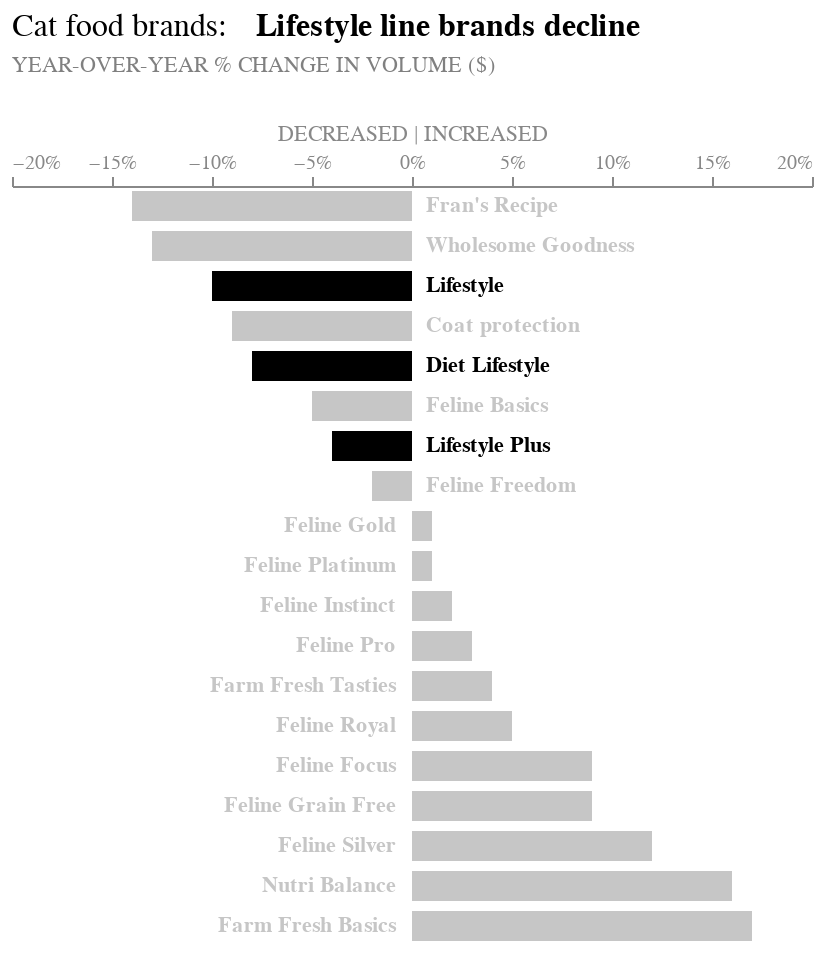

The code cell stored with this chart in its notebook:
### Code cell
title_bw = alt.Chart(
    {"values": [{"text":  ["Cat food brands:"]}]}
    ).mark_text(
        size = 16, align = "left", dx = -200, dy = -270, fontWeight = 'normal', color = 'black'
        ).encode(
            text = "text:N"
            )

title_bw_bold = alt.Chart(
    {"values": [{"text":  [
        'Lifestyle line brands decline'
         ]}]}
).mark_text(size = 16, align = "left", dx = -78, dy = -270, fontWeight = 700, color = 'black').encode(
    text = "text:N"
)

subtitle_bw = alt.Chart(
    {"values": [{"text":  [
        "YEAR-OVER-YEAR % CHANGE IN VOLUME ($)"
         ]}]}
).mark_text(size = 11, align = "left", dx = -200, dy = -250, fontWeight = 'normal', color = 'gray').encode(
    text = "text:N"
)



lifestyle = chart_bw + label1_bw + label2_bw + title_bw + title_bw_bold + subtitle_bw

lifestyle.properties(width = 400).configure_view(stroke = None)

### Figure 1 — Vega-Lite specification as saved in the notebook (floating-point values rounded to 4 significant figures)
{"config": {"view": {"continuousWidth": 300, "continuousHeight": 300, "stroke": null}}, "layer": [{"data": {"name": "data-9ee411e192bdf834e5a77b44a346fa8f"}, "mark": {"type": "bar", "size": 15}, "encoding": {"color": {"condition": {"test": "(datum.Brands == \"Lifestyle\"|datum.Brands == \"Diet Lifestyle\"|datum.Brands == \"Lifestyle Plus\")", "value": "black"}, "value": "#c6c6c6"}, "x": {"axis": {"format": "%", "grid": false, "labelColor": "#888888", "orient": "top", "titleColor": "#888888", "titleFontWeight": "normal"}, "field": "Change", "scale": {"domain": [-0.2, 0.2]}, "title": "DECREASED | INCREASED", "type": "quantitative"}, "y": {"axis": null, "field": "Brands", "sort": null, "type": "nominal"}}}, {"data": {"name": "data-0cc3663d469e54c83c8449d2705bfe37"}, "mark": {"type": "text", "align": "left", "fontWeight": 700}, "encoding": {"color": {"condition": {"test": "(datum.Brands == \"Lifestyle\"|datum.Brands == \"Diet Lifestyle\"|datum.Brands == \"Lifestyle Plus\")", "value": "black"}, "value": "#c6c6c6"}, "text": {"field": "Brands", "type": "nominal"}, "x": {"value": 207}, "y": {"field": "Brands", "sort": null, "type": "nominal"}}}, {"data": {"name": "data-ec5f7c8dc3e548f95008aa754a246610"}, "mark": {"type": "text", "align": "right", "color": "#c6c6c6", "fontWeight": 700}, "encoding": {"text": {"field": "Brands", "type": "nominal"}, "x": {"value": 192}, "y": {"field": "Brands", "sort": null, "type": "nominal"}}}, {"data": {"name": "data-61ed60cd51bbea95a6d688536e3e2c35"}, "mark": {"type": "text", "align": "left", "color": "black", "dx": -200, "dy": -270, "fontWeight": "normal", "size": 16}, "encoding": {"text": {"field": "text", "type": "nominal"}}}, {"data": {"name": "data-2750fc8342e1c69ffe882ae24c231e24"}, "mark": {"type": "text", "align": "left", "color": "black", "dx": -78, "dy": -270, "fontWeight": 700, "size": 16}, "encoding": {"text": {"field": "text", "type": "nominal"}}}, {"data": {"name": "data-ba11cdcb5208607813ec99b1dd569bab"}, "mark": {"type": "text", "align": "left", "color": "gray", "dx": -200, "dy": -250, "fontWeight": "normal", "size": 11}, "encoding": {"text": {"field": "text", "type": "nominal"}}}], "width": 400, "$schema": "https://vega.github.io/schema/vega-lite/v5.15.1.json", "datasets": {"data-9ee411e192bdf834e5a77b44a346fa8f": [{"spacing for dot plot": 0, "Brands": "Fran's Recipe", "Change": -0.14}, {"spacing for dot plot": 1, "Brands": "Wholesome Goodness", "Change": -0.13}, {"spacing for dot plot": 2, "Brands": "Lifestyle", "Change": -0.1}, {"spacing for dot plot": 3, "Brands": "Coat protection", "Change": -0.09}, {"spacing for dot plot": 4, "Brands": "Diet Lifestyle", "Change": -0.08}, {"spacing for dot plot": 5, "Brands": "Feline Basics", "Change": -0.05}, {"spacing for dot plot": 6, "Brands": "Lifestyle Plus", "Change": -0.04}, {"spacing for dot plot": 7, "Brands": "Feline Freedom", "Change": -0.02}, {"spacing for dot plot": 8, "Brands": "Feline Gold", "Change": 0.01}, {"spacing for dot plot": 9, "Brands": "Feline Platinum", "Change": 0.01}, {"spacing for dot plot": 10, "Brands": "Feline Instinct", "Change": 0.02}, {"spacing for dot plot": 11, "Brands": "Feline Pro", "Change": 0.03}, {"spacing for dot plot": 12, "Brands": "Farm Fresh Tasties", "Change": 0.04}, {"spacing for dot plot": 13, "Brands": "Feline Royal", "Change": 0.05}, {"spacing for dot plot": 14, "Brands": "Feline Focus", "Change": 0.09}, {"spacing for dot plot": 15, "Brands": "Feline Grain Free", "Change": 0.09}, {"spacing for dot plot": 16, "Brands": "Feline Silver", "Change": 0.12}, {"spacing for dot plot": 17, "Brands": "Nutri Balance", "Change": 0.16}, {"spacing for dot plot": 18, "Brands": "Farm Fresh Basics", "Change": 0.17}], "data-0cc3663d469e54c83c8449d2705bfe37": [{"spacing for dot plot": 0, "Brands": "Fran's Recipe", "Change": -0.14}, {"spacing for dot plot": 1, "Brands": "Wholesome Goodness", "Change": -0.13}, {"spacing for dot plot": 2, "Brands": "Lifestyle", "Change": -0.1}, {"spacing for dot plot": 3, "Brands": "Coat protection", "Change": -0.09}, {"spacing for dot plot": 4, "Brands": "Diet Lifestyle", "Change": -0.08}, {"spacing for dot plot": 5, "Brands": "Feline Basics", "Change": -0.05}, {"spacing for dot plot": 6, "Brands": "Lifestyle Plus", "Change": -0.04}, {"spacing for dot plot": 7, "Brands": "Feline Freedom", "Change": -0.02}], "data-ec5f7c8dc3e548f95008aa754a246610": [{"spacing for dot plot": 8, "Brands": "Feline Gold", "Change": 0.01}, {"spacing for dot plot": 9, "Brands": "Feline Platinum", "Change": 0.01}, {"spacing for dot plot": 10, "Brands": "Feline Instinct", "Change": 0.02}, {"spacing for dot plot": 11, "Brands": "Feline Pro", "Change": 0.03}, {"spacing for dot plot": 12, "Brands": "Farm Fresh Tasties", "Change": 0.04}, {"spacing for dot plot": 13, "Brands": "Feline Royal", "Change": 0.05}, {"spacing for dot plot": 14, "Brands": "Feline Focus", "Change": 0.09}, {"spacing for dot plot": 15, "Brands": "Feline Grain Free", "Change": 0.09}, {"spacing for dot plot": 16, "Brands": "Feline Silver", "Change": 0.12}, {"spacing for dot plot": 17, "Brands": "Nutri Balance", "Change": 0.16}, {"spacing for dot plot": 18, "Brands": "Farm Fresh Basics", "Change": 0.17}], "data-61ed60cd51bbea95a6d688536e3e2c35": [{"text": ["Cat food brands:"]}], "data-2750fc8342e1c69ffe882ae24c231e24": [{"text": ["Lifestyle line brands decline"]}], "data-ba11cdcb5208607813ec99b1dd569bab": [{"text": ["YEAR-OVER-YEAR % CHANGE IN VOLUME ($)"]}]}}
